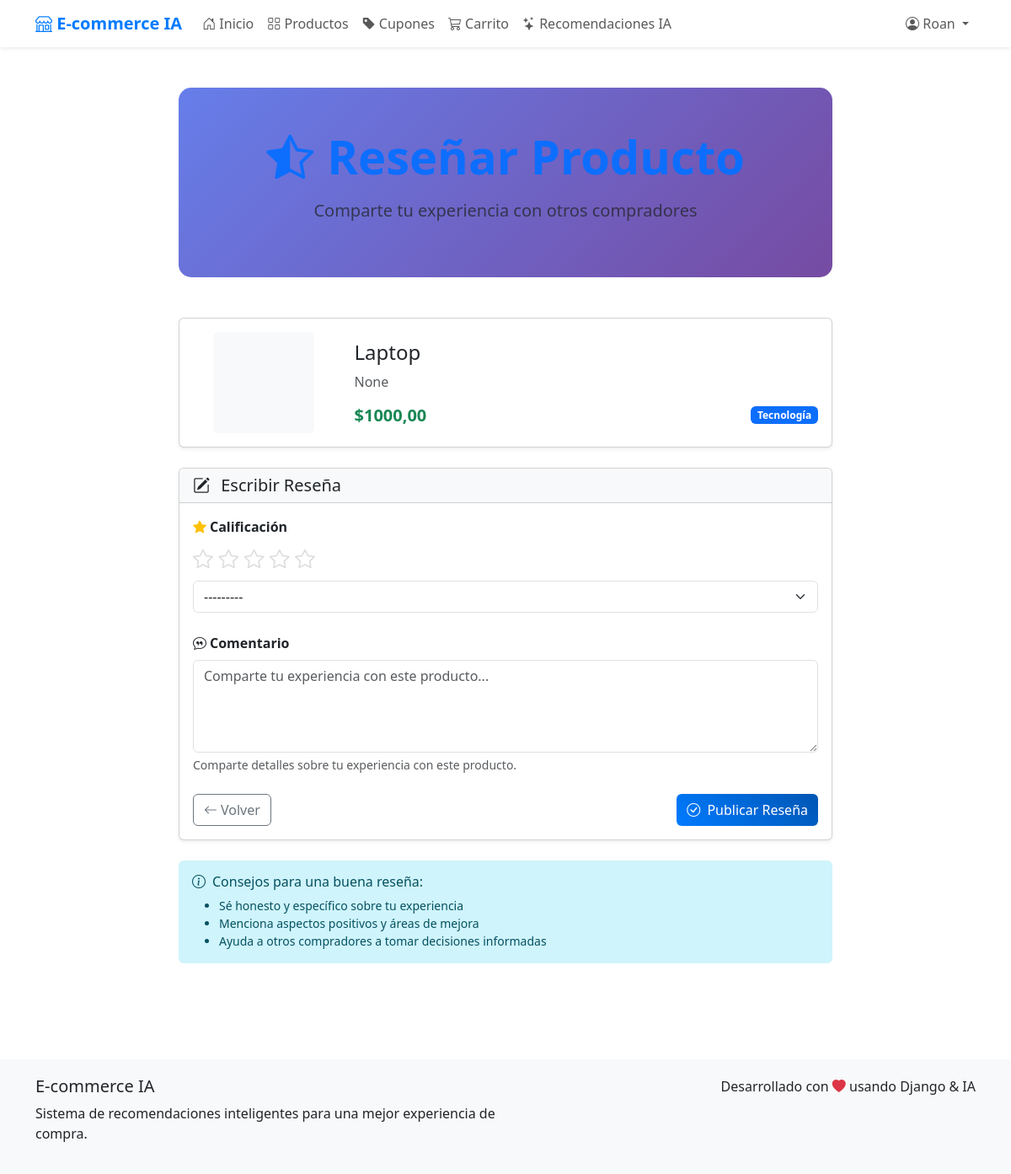
The app's page /producto/1/resena/ (signed in) with its own data.
### tienda/models.py (models this page shows, shortened)
class Producto(models.Model):
    nombre = models.CharField(max_length=100)
    precio = models.DecimalField(max_digits=10, decimal_places=2)
    categoria = models.CharField(max_length=50)
    descripcion = models.TextField(blank=True, null=True)
    imagen_url = models.URLField(blank=True, null=True)
    stock = models.IntegerField(default=10)
    def puede_reseñar(self, usuario):
        from tienda.models import PedidoProducto, CompraProducto
        pedidos_completados = Pedido.objects.filter(
            usuario=usuario,
            estado__in=['pagado', 'enviado', 'entregado']
        ).values_list('id', flat=True)
        productos_pedidos = PedidoProducto.objects.filter(
            pedido_id__in=pedidos_completados,
            producto=self
        ).exists()
        compras_directas = CompraProducto.objects.filter(
            compra__usuario=usuario,
            producto=self
        ).exists()
        return productos_pedidos or compras_directas

### tienda/views.py (the view)
# urls.py: path('producto/<int:producto_id>/resena/', views.agregar_resena, name='agregar_resena'),
@login_required
def agregar_resena(request, producto_id):
    producto = get_object_or_404(Producto, id=producto_id)
    if not producto.puede_reseñar(request.user):
        messages.error(request, _('Debes comprar este producto antes de poder reseñarlo.'))
        return redirect('productos')
    resena_existente = Resena.objects.filter(usuario=request.user, producto=producto).first()
    if request.method == 'POST':
        form = ResenaForm(request.POST, instance=resena_existente)
        if form.is_valid():
            resena = form.save(commit=False)
            resena.usuario = request.user
            resena.producto = producto
            resena.save()
            messages.success(request, _('¡Reseña guardada exitosamente!'))
            return redirect('comprar', producto_id=producto.id)
    else:
        form = ResenaForm(instance=resena_existente)
    return render(request, 'tienda/agregar_resena.html', {
        'form': form,
        'producto': producto,
        'resena_existente': resena_existente
    })

### tienda/views.py
class ResenaForm(forms.ModelForm):
    class Meta:
        model = Resena
        fields = ['calificacion', 'comentario']
        widgets = {
            'calificacion': forms.Select(attrs={'class': 'form-select'}),
            'comentario': forms.Textarea(attrs={
                'class': 'form-control',
                'rows': 4,
                'placeholder': 'Comparte tu experiencia con este producto...'
            }),
        }

### tienda/context_processors.py (called while the page is built)
def carrito_context(request):
    if request.user.is_authenticated:
        try:
            carrito = Carrito.objects.get(usuario=request.user)
            return {
                'carrito_total_productos': carrito.total_productos,
                'carrito_total_precio': carrito.total_precio,
            }
        except Carrito.DoesNotExist:
            return {
                'carrito_total_productos': 0,
                'carrito_total_precio': 0,
            }
    return {
        'carrito_total_productos': 0,
        'carrito_total_precio': 0,
    }

### tienda/models.py (called while the page is built)
    @property
    def total_productos(self):
        return sum(item.cantidad for item in self.carritoproducto_set.all())

    @property
    def total_precio(self):
        return sum(item.subtotal for item in self.carritoproducto_set.all())

### tienda/templates/tienda/agregar_resena.html (shortened to what this page needs)
{% extends 'tienda/base.html' %}
{% load static %}
{% load i18n %}
{% block content %}
<div class="container-fluid py-5">
    <div class="row justify-content-center">
        <div class="col-12 col-lg-8">
            <div class="hero-section text-center mb-5">
                <h1 class="display-4 fw-bold text-primary mb-3">
                    <i class="bi bi-star-half me-3"></i>{% trans "Reseñar Producto" %}
                </h1>
                <p class="lead text-muted">{% trans "Comparte tu experiencia con otros compradores" %}</p>
            </div>
            <div class="card shadow-sm mb-4">
                <div class="card-body">
                    <div class="row align-items-center">
                        <div class="col-md-3 text-center">
                            {% if producto.imagen_url %}
                                <img src="{{ producto.imagen_url }}" alt="{{ producto.nombre }}"
                                     class="img-fluid rounded" style="max-height: 120px;">
                            {% else %}
                                <div class="bg-light rounded d-flex align-items-center justify-content-center mx-auto"
                                     style="width: 120px; height: 120px;">
                                </div>
                            {% endif %}
                        </div>
                        <div class="col-md-9">
                            <h4 class="card-title">{{ producto.nombre }}</h4>
                            <p class="card-text text-muted">{{ producto.descripcion|truncatechars:150 }}</p>
                            <div class="d-flex justify-content-between align-items-center">
                                <span class="h5 text-success fw-bold mb-0">${{ producto.precio }}</span>
                                <span class="badge bg-{% if producto.categoria == 'Tecnología' %}primary{% elif producto.categoria == 'Libros' %}success{% else %}info{% endif %}">
                                    {{ producto.categoria }}
                                </span>
                            </div>
                        </div>
                    </div>
                </div>
            </div>
            <div class="card shadow-sm">
                <div class="card-header bg-light">
                    <h5 class="mb-0">
                        <i class="bi bi-pencil-square me-2"></i>
                        {% if resena_existente %}{% trans "Editar Reseña" %}{% else %}{% trans "Escribir Reseña" %}{% endif %}
                    </h5>
                </div>
                <div class="card-body">
                    <form method="post">
                        <div class="mb-4">
                            <label for="{{ form.calificacion.id_for_label }}" class="form-label fw-bold">
                                <i class="bi bi-star-fill text-warning me-1"></i>{% trans "Calificación" %}
                            </label>
                            <div class="rating-stars mb-2">
                                <div class="stars" data-rating="0">
                                    <i class="bi bi-star" data-value="1"></i>
                                    <i class="bi bi-star" data-value="2"></i>
                                    <i class="bi bi-star" data-value="3"></i>
                                    <i class="bi bi-star" data-value="4"></i>
                                    <i class="bi bi-star" data-value="5"></i>
                                </div>
                            </div>
                            {{ form.calificacion }}
                        </div>
                        <div class="mb-4">
                            <label for="{{ form.comentario.id_for_label }}" class="form-label fw-bold">
                                <i class="bi bi-chat-quote me-1"></i>{% trans "Comentario" %}
                            </label>
                            {{ form.comentario }}
                            <div class="form-text">{% trans "Comparte detalles sobre tu experiencia con este producto." %}</div>
                        </div>
                        <div class="d-flex justify-content-between">
                            <a href="{% url 'comprar' producto.id %}" class="btn btn-outline-secondary">
                                <i class="bi bi-arrow-left me-1"></i>{% trans "Volver" %}
                            </a>
                            <button type="submit" class="btn btn-primary">
                                <i class="bi bi-check-circle me-1"></i>
                                {% if resena_existente %}{% trans "Actualizar Reseña" %}{% else %}{% trans "Publicar Reseña" %}{% endif %}
                            </button>
                        </div>
                    </form>
                </div>
            </div>
            <div class="alert alert-info border-0 mt-4">
                <h6 class="alert-heading">
                    <i class="bi bi-info-circle me-2"></i>{% trans "Consejos para una buena reseña:" %}
                </h6>
                <ul class="mb-0 small">
                    <li>{% trans "Sé honesto y específico sobre tu experiencia" %}</li>
                    <li>{% trans "Menciona aspectos positivos y áreas de mejora" %}</li>
                    <li>{% trans "Ayuda a otros compradores a tomar decisiones informadas" %}</li>
                </ul>
            </div>
        </div>
    </div>
</div>
{% endblock %}

### tienda/templates/tienda/base.html (shortened to what this page needs)
{% load i18n %}
<!DOCTYPE html>
<html lang="es">
<head>
    <link href="https://cdn.jsdelivr.net/npm/bootstrap@5.3.0/dist/css/bootstrap.min.css" rel="stylesheet">
    <link rel="stylesheet" href="https://cdn.jsdelivr.net/npm/bootstrap-icons@1.10.0/font/bootstrap-icons.css">
</head>
<body>
    <nav class="navbar navbar-expand-lg navbar-light bg-white shadow-sm">
        <div class="container">
            <a class="navbar-brand" href="{% url 'home' %}">
                <i class="bi bi-shop"></i> E-commerce IA
            </a>
            <div class="collapse navbar-collapse" id="navbarNav">
                <ul class="navbar-nav me-auto">
                    <li class="nav-item">
                        <a class="nav-link" href="{% url 'home' %}">
                            <i class="bi bi-house-door"></i> {% trans "Inicio" %}
                        </a>
                    </li>
                    {% if user.is_authenticated %}
                        <li class="nav-item">
                            <a class="nav-link" href="{% url 'productos' %}">
                                <i class="bi bi-grid"></i> {% trans "Productos" %}
                            </a>
                        </li>
                        <li class="nav-item">
                            <a class="nav-link" href="{% url 'cupones_disponibles' %}">
                                <i class="bi bi-tag-fill"></i> {% trans "Cupones" %}
                            </a>
                        </li>
                        <li class="nav-item">
                            <a class="nav-link" href="{% url 'ver_carrito' %}">
                                <i class="bi bi-cart3"></i> {% trans "Carrito" %}
                            </a>
                        </li>
                        <li class="nav-item">
                            <a class="nav-link" href="{% url 'recomendaciones' %}">
                                <i class="bi bi-stars"></i> {% trans "Recomendaciones IA" %}
                            </a>
                        </li>
                    {% endif %}
                </ul>
                <ul class="navbar-nav">
                    {% if user.is_authenticated %}
                        <li class="nav-item dropdown">
                            <a class="nav-link dropdown-toggle" href="#" id="userDropdown" role="button" data-bs-toggle="dropdown">
                                <i class="bi bi-person-circle"></i> {{ user.username }}
                            </a>
                        </li>
                    {% endif %}
                </ul>
            </div>
        </div>
    </nav>
    <main>
        {% block content %}{% endblock %}
    </main>
    <footer class="footer">
        <div class="container">
            <div class="row">
                <div class="col-md-6">
                    <h5>E-commerce IA</h5>
                    <p>{% trans "Sistema de recomendaciones inteligentes para una mejor experiencia de compra." %}</p>
                </div>
                <div class="col-md-6 text-md-end">
                    <p class="mb-0">{% trans "Desarrollado con" %} <i class="bi bi-heart-fill text-danger"></i> {% trans "usando Django & IA" %}</p>
                </div>
            </div>
        </div>
    </footer>
</body>
</html>

### tienda/templates/tienda/base.html (style rules this page uses)
.navbar-brand { font-weight: bold; color: #007bff !important; }
.hero-section { background: linear-gradient(135deg, #667eea 0%, #764ba2 100%); color: white; padding: 60px 0; margin-bottom: 40px; }
.btn-primary { background: linear-gradient(45deg, #007bff, #0056b3); border: none; }
.footer { background-color: #f8f9fa; padding: 20px 0; margin-top: 50px; }

### tienda/templates/tienda/agregar_resena.html (style rules this page uses)
.hero-section { background: linear-gradient(135deg, #667eea 0%, #764ba2 100%); color: white; padding: 3rem 2rem; border-radius: 15px; margin-bottom: 2rem; }
.rating-stars { font-size: 1.5rem; }
.rating-stars .stars { display: inline-block; }
.rating-stars .stars i { color: #ddd; cursor: pointer; transition: color 0.2s; }
.card { transition: transform 0.2s ease-in-out, box-shadow 0.2s ease-in-out; }

### records on screen
Producto: nombre "Laptop", descripcion "None", precio "1000,00", categoria "Tecnología"

### other values on screen
{{ user.username }} "Roan"
